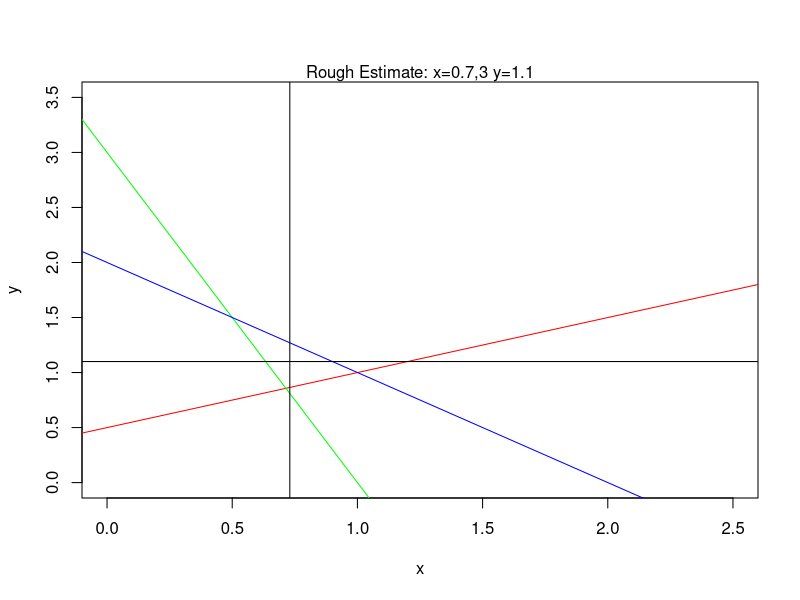
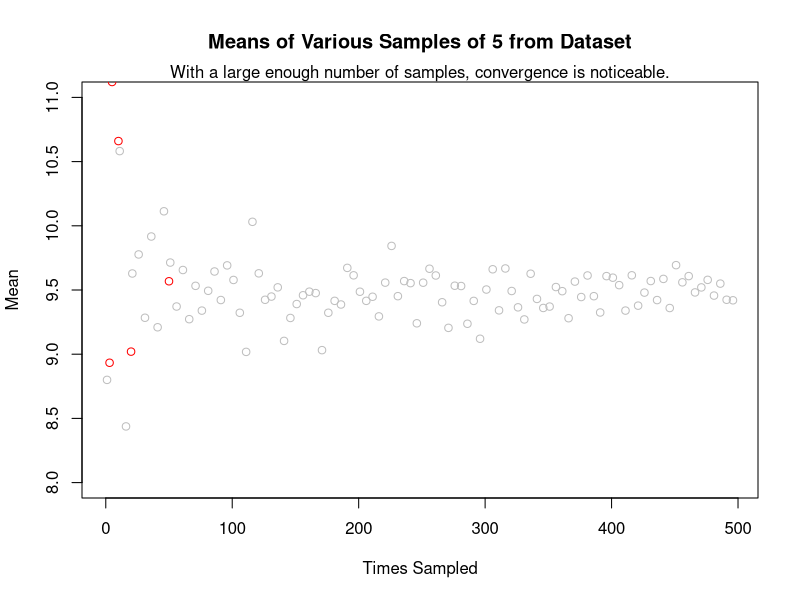
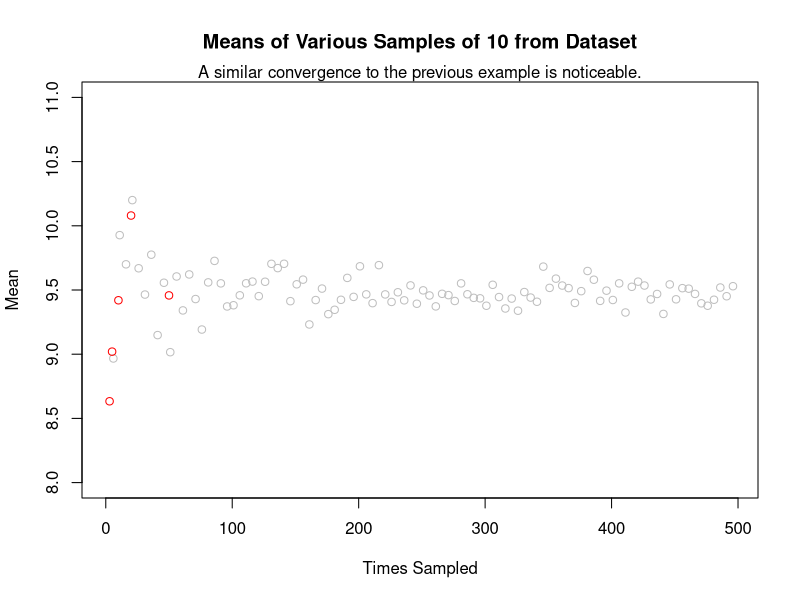
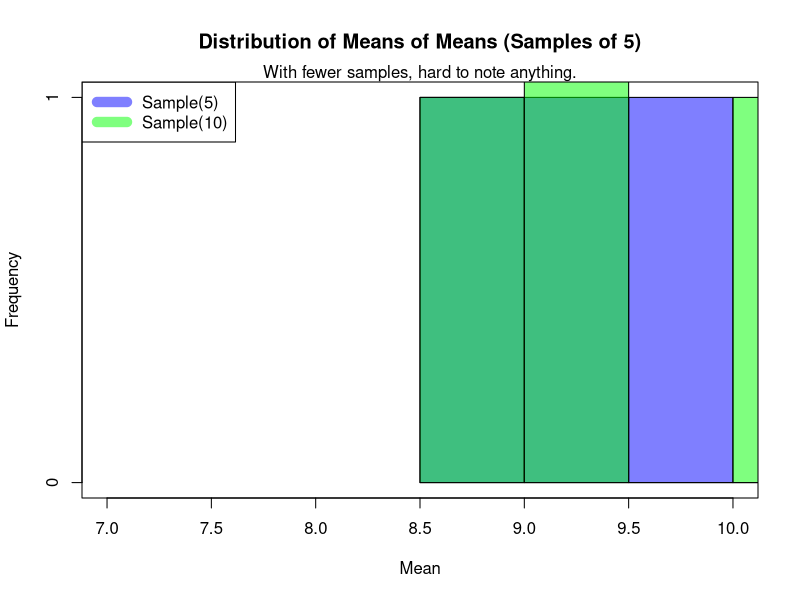
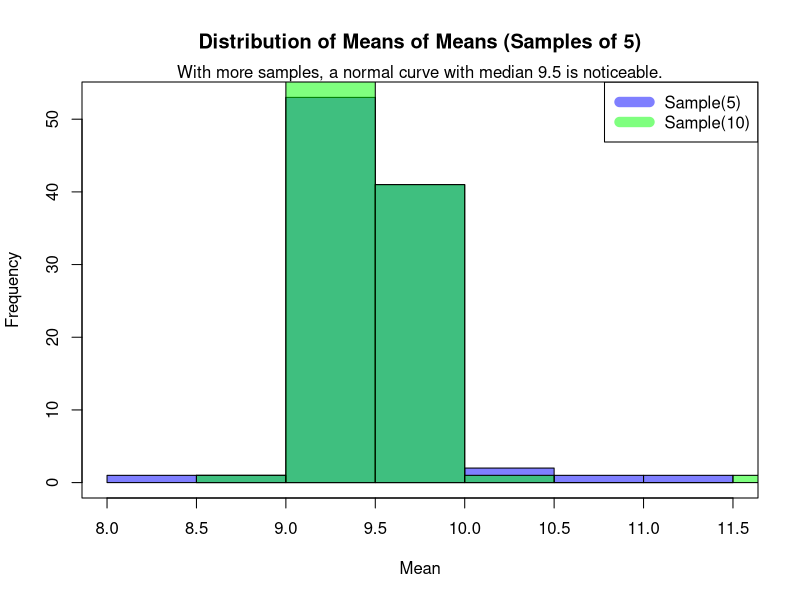

Write R code to recreate these figures, in order.
## ---- chunk 1

left = matrix(c(-1,3,2,1,1,3),2,2); left
right = c(1,3); right 
solve(left,right)

## ---- chunk 2
#Plot all three lines
plot(NULL,xlim=c(0,2.5),ylim=c(0,3.5), xlab="x",ylab="y")
abline(1/2,1/2, col="red") #first first equation
abline(3,-3,col="green") #second equation
abline(2,-1,col="blue") #third equation
abline(h=1.1)
abline(v=0.73)
mtext("Rough Estimate: x=0.7,3 y=1.1")

## ---- chunk 3
x = matrix(c(1,2,3,3,2,1),3,2); x
cov(x)
## ---- chunk 4
data = c(3,2,3,4,3,2,5,4,5,2,3,3,10,4,5,4,12,15,10,17,15,18,16,14,9,10,11,18,17,18,16,17,18)
## ---- chunk 5
s1 = sample(data,5); s1
mean(s1)
## ---- chunk 6
#Calculate the mean of 'size' samples of 'sampleSize' from data, repeating for each size given in sizes. Return a formatted matrix of these means.
takeSamples <- function(data,sizes, sampleSize){
  allMeans = matrix(NA,1,2)
  for (n in sizes){
    curMeans = vector()
    for (i in c(1:n)){
      curMeans = c(curMeans,mean(sample(data,sampleSize)))
    }
    allMeans = rbind(allMeans,c(n,mean(curMeans)))
  }
  allMeans = allMeans[-1,]
  colnames(allMeans) = c("Times.Sampled","Mean")  
  allMeans #return value
}
## ---- chunk 7
means.5 = takeSamples(data,c(3,5,10,20,50),sampleSize=5); means.5
## ---- chunk 8

#Out of curiosity, plotting larger sizes of samples (first, so that axes match up)
means.5.500 = takeSamples(data,seq(1,500,5),sampleSize=5)
plot(means.5.500, main="Means of Various Samples of 5 from Dataset", col="grey", xlab="Times Sampled", ylim=c(8,11))

#Request from assignment in red
points(means.5,col="red")

mtext("With a large enough number of samples, convergence is noticeable.")

## ---- chunk 9
means.10.500 = takeSamples(data,seq(1,500,5),sampleSize=10)

plot(means.10.500, main="Means of Various Samples of 10 from Dataset", col="grey", xlab="Times Sampled", ylim=c(8,11))

#Request from assignment in red
means.10 = takeSamples(data,c(3,5,10,20,50),sampleSize=10)
points(means.10, col="red")

mtext("A similar convergence to the previous example is noticeable.")
## ---- chunk 10
hist(means.5[,2], col=rgb(0,0,1,0.5), xlim=c(7,10),main="Distribution of Means of Means (Samples of 5)", xlab="Mean")

hist(means.10[,2], col=rgb(0,1,0,0.5), main="Distribution of Mean of Means (Samples of 10)", xlab="Mean", add=T)

legend("topleft", c("Sample(5)","Sample(10)"),col=c(rgb(0,0,1,0.5),rgb(0,1,0,0.5)), lwd=10)
box() #decorative box around data
mtext("With fewer samples, hard to note anything.")


hist(means.5.500[,2], col=rgb(0,0,1,0.5), main="Distribution of Means of Means (Samples of 5)", xlab="Mean")

hist(means.10.500[,2], col=rgb(0,1,0,0.5), main="Distribution of Mean of Means (Samples of 10)", xlab="Mean", add=T)

legend("topright", c("Sample(5)","Sample(10)"),col=c(rgb(0,0,1,0.5),rgb(0,1,0,0.5)), lwd=10)
box() #decorative box around data
mtext("With more samples, a normal curve with median 9.5 is noticeable.")
